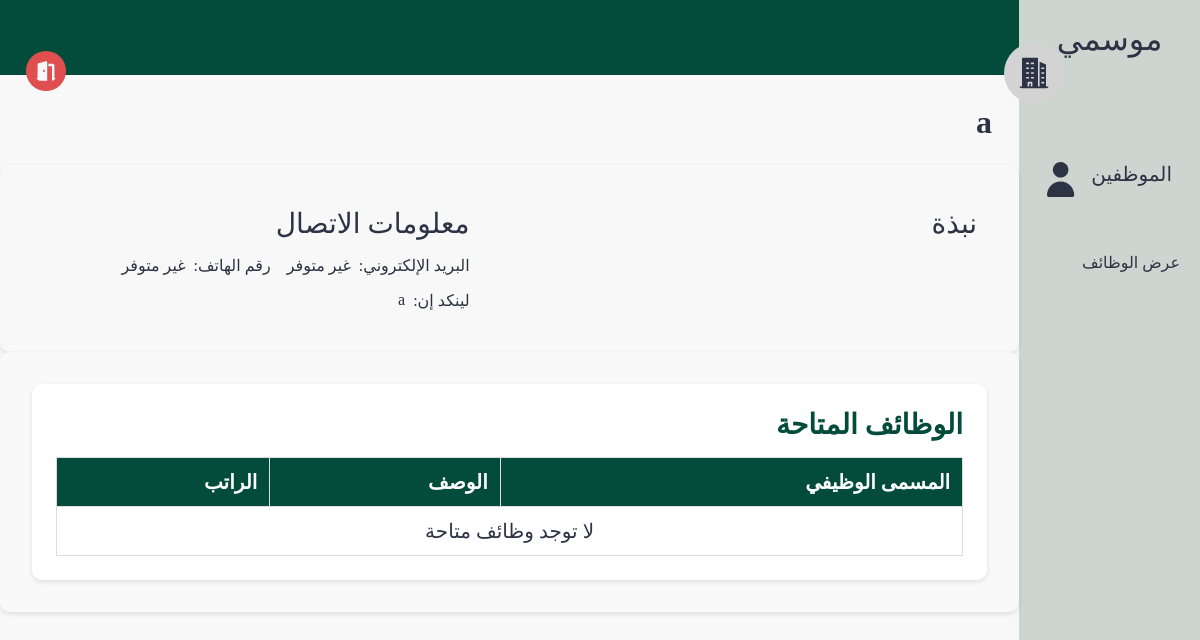
/pages/company.php?id=1, run on an earlier commit of the app's database.
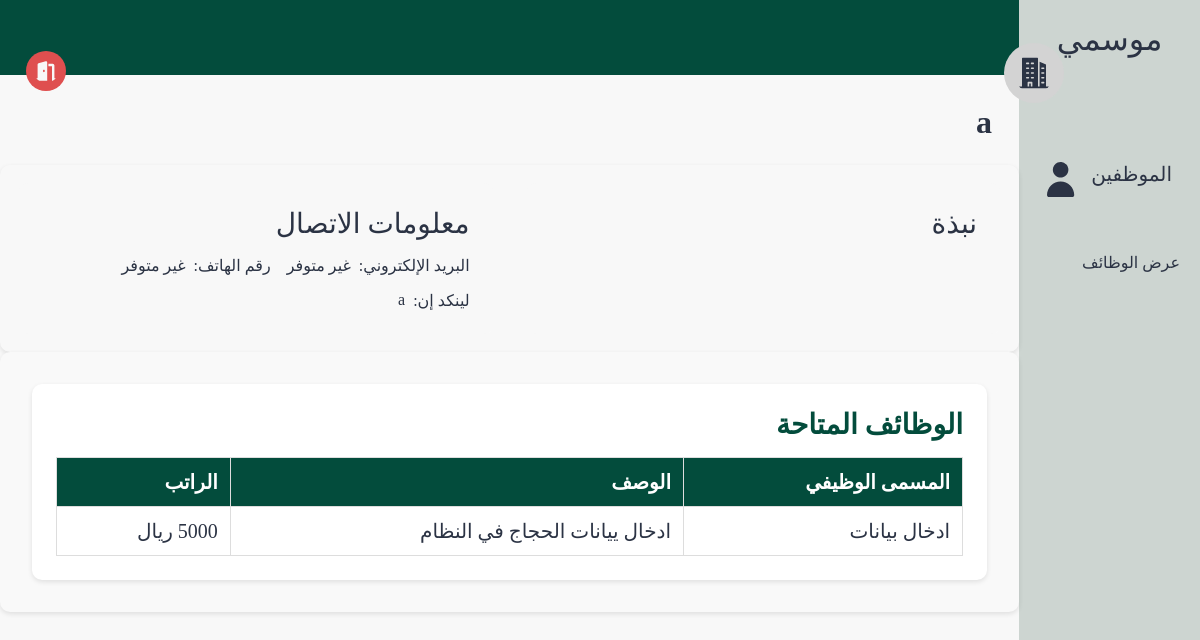
And on a later commit of the database.
### tables this page shows
CREATE TABLE jobs (
    job_id INTEGER PRIMARY KEY, 
    company_id INTEGER,
    name TEXT,
    description TEXT,
    salary INTEGER,
    language_id INTEGER,
    type BOOLEAN,
    FOREIGN KEY (company_id) REFERENCES company(company_id) ON DELETE CASCADE,
    FOREIGN KEY (language_id) REFERENCES languages(language_id) ON DELETE CASCADE
);

### src/database/fetch.php (called while the page is built, shortened)
<?php
include('../database/data.php');
function fetchAllCompanyJobs($company_id)
{
    global $db;
    $company_id = intval($company_id);
    $stmt = $db->prepare('SELECT name, description, salary FROM jobs WHERE company_id = :company_id');
    $stmt->bindValue(':company_id', $company_id, SQLITE3_INTEGER);
    $result = $stmt->execute();
    $jobs = [];
    while ($row = $result->fetchArray(SQLITE3_ASSOC)) {
        $jobs[] = $row;
    }
    return $jobs;
}

### src/pages/company.php (the view, shortened to what this page needs)
<?php
include ('../database/data.php');
$company_id = isset($_GET["id"]) ? intval($_GET["id"]) : ($_SESSION['user']['company_id'] ?? 0);
$stmt = $db->prepare("SELECT * FROM company WHERE company_id = :company_id");
$stmt->bindValue(':company_id', $company_id, SQLITE3_INTEGER);
$result = $stmt->execute()->fetchArray(SQLITE3_ASSOC);
$name = $result['name'] ?? 'غير معروف';
$email = $result['email'] ?? 'غير متوفر';
$phone = $result['phone'] ?? 'غير متوفر';
$linkedin = $result['linkedin'] ?? '#';
$jobs = fetchAllCompanyJobs($company_id);
?>
<!DOCTYPE html>
<html lang="ar" dir="rtl">
<head>
    <link rel="stylesheet" href="../styles/profile.css">
</head>
<body>
    <section class="page-structure">
        <?php
        $customNavList = [
            [
                "title" => "الموظفين",
                "icon" => "profile.svg",
                "alt" => "الموظفين",
                "link" => "./employees_history.php"
            ]
        ];
        include "../components/NavBar.php";
        ?>
        <section class="page-content">
            <div class="username">
                <img class="profile-pic" src="../images/company.svg" alt="صورة المستخدم">
                <div class="user">
                    <h2><?php echo $name; ?></h2>
                </div>
            </div>
            <div class="options">
                <a href="../pages/logout.php">
                    <img class="nav-icon" style="--color: #DF4F4F" src="../images/logout.svg" alt="شعار تسجيل الخروج">
                </a>
            </div>
            <header></header>
            <main>
                <section class="profile-details">
                    <div class="block about">
                        <h2>نبذة</h2>
                    </div>
                    <div class="block contacts">
                        <h2>معلومات الاتصال</h2>
                        <ul>
                            <li>البريد الإلكتروني:
                                <a href="mailto:<?php echo $email; ?>"><?php echo $email; ?></a>
                            </li>
                            <li>رقم الهاتف:
                                <a href="tel:<?php echo $phone; ?>"><?php echo $phone; ?></a>
                            </li>
                            <li>لينكد إن:
                                <a href="<?php echo $linkedin; ?>" target="_blank"><?php echo $name; ?></a>
                            </li>
                        </ul>
                    </div>
                </section>
                <section class="recent-activity">
                    <div class="block experinces">
                        <h2>الوظائف المتاحة</h2>
                        <table>
                            <tr>
                                <th>المسمى الوظيفي</th>
                                <th>الوصف</th>
                                <th>الراتب</th>
                            </tr>
                            <?php if (!empty($jobs)): ?>
                                <?php foreach ($jobs as $job): ?>
                                    <tr>
                                        <td><?php echo htmlspecialchars($job["name"]); ?></td>
                                        <td><?php echo htmlspecialchars($job["description"]); ?></td>
                                        <td><?php echo htmlspecialchars($job["salary"]); ?> ريال</td>
                                    </tr>
                                <?php endforeach; ?>
                            <?php else: ?>
                                <tr>
                                    <td colspan="3" style="text-align: center;">لا توجد وظائف متاحة</td>
                                </tr>
                            <?php endif; ?>
                        </table>
                    </div>
                </section>
            </main>
        </section>
    </section>
</body>
</html>

### src/components/NavBar.php (shortened to what this page needs)
<?php
$navList = $navList ?? [];
if (isset($customNavList)) {
  $navList = array_merge($navList, $customNavList);
}
?>
<?php if (isset($navList) && is_array($navList)): ?>
  <nav class="main-navigation">
    <a href="./index.php" class="logo-link">
      موسمي
    </a>
    <ul>
      <?php foreach ($navList as $nav): ?>
        <li>
          <a href="<?= $nav['link']; ?>" class="nav-path">
            <span><?= $nav['title']; ?></span>
            <img src="../images/<?= $nav['icon']; ?>" alt="<?= $nav['alt']; ?>">
          </a>
        </li>
      <?php endforeach; ?>
    </ul>
    <div class="view-jobs-container">
      <a href="./job_listing.php" class="view-jobs-btn">عرض الوظائف</a>
    </div>
  </nav>
<?php else: ?>
  <nav class="main-navigation">
    <p>Navigation list is not defined.</p>
  </nav>
<?php endif; ?>

What changed in the data, as far as the page shows it:
added jobs: name "ادخال بيانات", description "ادخال ييانات الحجاج في النظام"
Also different on the page:
text no longer shown: "لا توجد وظائف متاحة"
